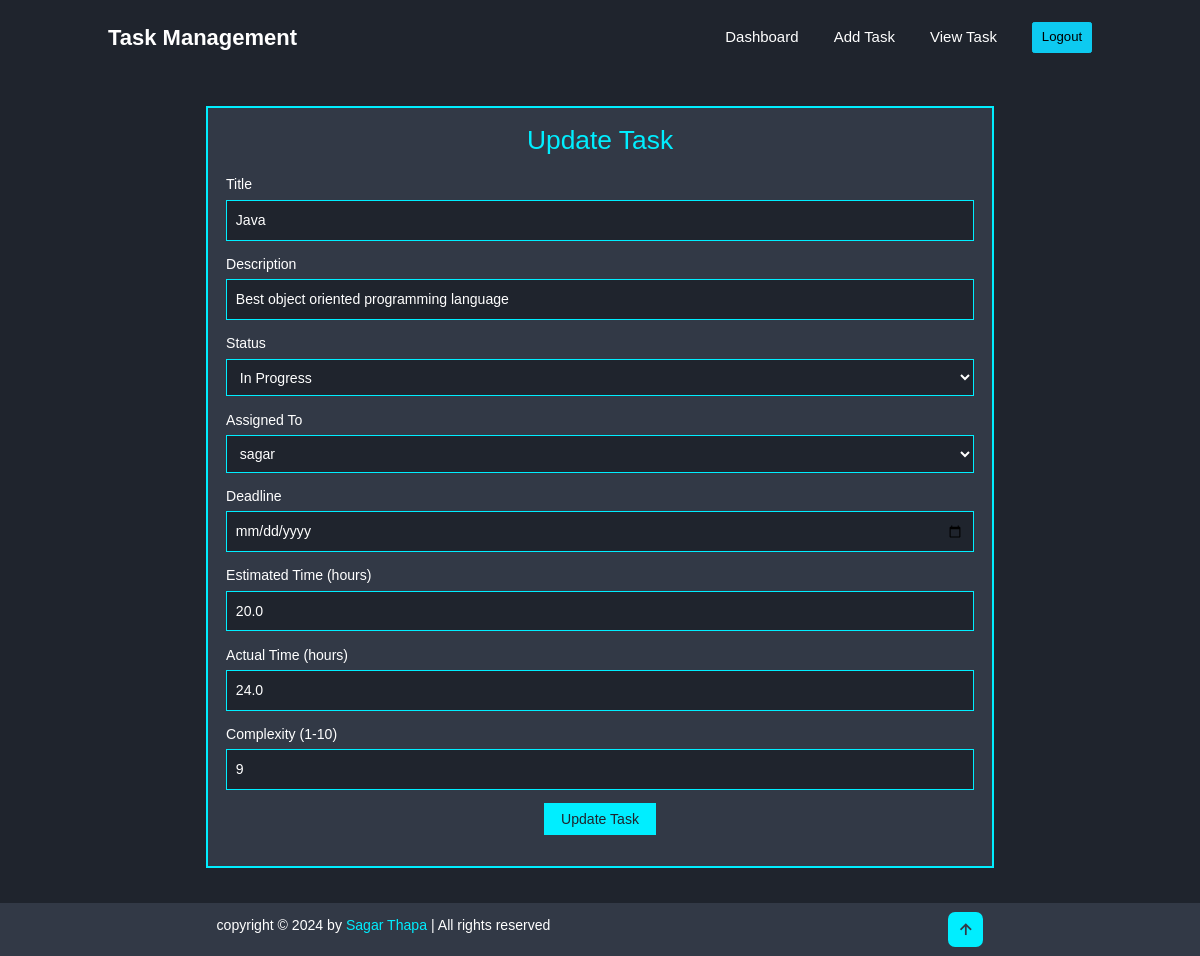
Screenshot of /update/2/ (signed in) with the database file from the repository.
### main/models.py (models this page shows, shortened)
class Task(models.Model):
    STATUS_CHOICES = [
        ('open', 'Open'),
        ('inprogress', 'In Progress'),
        ('completed', 'Completed'),
    ]
    title = models.CharField(max_length=200)
    desc = models.TextField()
    status = models.CharField(max_length=20, choices=STATUS_CHOICES, default='open')
    assigned_to = models.ForeignKey(User, on_delete=models.CASCADE)
    deadline = models.DateField()
    estimated_time = models.FloatField()  # Estimated time to complete the task
    actual_time = models.FloatField(null=True, blank=True)  # Actual time taken to complete the task
    complexity = models.IntegerField()  # Task complexity (e.g., scale 1-10)
    isDelete = models.BooleanField(default=False)

### main/views.py (the view, shortened to what this page needs)
# urls.py: path('update/<int:id>/', update_data, name='update_data'),
@login_required(login_url='log_in')
def update_data(request, id):
    task = Task.objects.get(id=id)
    users = User.objects.all()
    return render(request, 'update.html', {'data': task, 'users': users})

### main/templates/update.html (shortened to what this page needs)
<!DOCTYPE html>
<html lang="en">
<head>
    {% load static %}
    <link href='https://unpkg.com/boxicons@2.1.4/css/boxicons.min.css' rel='stylesheet'>
    <link rel="stylesheet" href="//cdn.jsdelivr.net/npm/alertifyjs@1.13.1/build/css/alertify.min.css"/>
    <link href="https://cdn.jsdelivr.net/npm/bootstrap@5.0.2/dist/css/bootstrap.min.css" rel="stylesheet">
    <link rel="stylesheet" href="{% static 'css/dashboard.css' %}">
</head>
<body>
    <header class="header">
        <a href="#" class="logo">Task Management</a>
        <navbar class="navbar">
            <a href="{% url 'dashboard' %}">Dashboard</a>
            <a href="{% url 'addTask' %}">Add Task</a>
            <a href="{% url 'viewTask' %}">View Task</a>
            <a href="{% url 'log_out' %}"><button style="font-size: 1.5rem;" type="button" class="btn btn-info py-2 px-3">Logout</button></a>
        </navbar>
    </header>
    <section class="update-task">
        <div class="form-container">
            <h1>Update Task</h1>
            <form action="{% url 'update_data' data.id %}" method="POST">
                <div class="form-group">
                    <label for="title">Title</label>
                    <input type="text" id="title" value="{{ data.title }}" name="title" required>
                </div>
                <div class="form-group">
                    <label for="description">Description</label>
                    <input type="text" id="description" value="{{ data.desc }}" name="desc" required>
                </div>
                <div class="form-group">
                    <label for="status">Status</label>
                    <select id="status" name="status" required>
                        <option value="inprogress" {% if data.status == 'inprogress' %}selected{% endif %}>In Progress</option>
                    </select>
                </div>
                <div class="form-group">
                    <label for="assigned_to">Assigned To</label>
                    <select id="assigned_to" name="assigned_to" required>
                        {% for user in users %}
                            <option value="{{ user.id }}" {% if user.id == data.assigned_to.id %}selected{% endif %}>{{ user.username }}</option>
                        {% endfor %}
                    </select>
                </div>
                <div class="form-group">
                    <label for="deadline">Deadline</label>
                    <input type="date" id="deadline" value="{{ data.deadline }}" name="deadline" required>
                </div>
                <div class="form-group">
                    <label for="estimated_time">Estimated Time (hours)</label>
                    <input type="number" step="0.1" id="estimated_time" value="{{ data.estimated_time }}" name="estimated_time" required>
                </div>
                <div class="form-group">
                    <label for="actual_time">Actual Time (hours)</label>
                    <input type="number" step="0.1" id="actual_time" value="{{ data.actual_time }}" name="actual_time">
                </div>
                <div class="form-group">
                    <label for="complexity">Complexity (1-10)</label>
                    <input type="number" id="complexity" value="{{ data.complexity }}" name="complexity" min="1" max="10" required>
                </div>
                <div class="form-group update-task-btn">
                    <input type="submit" value="Update Task">
                </div>
            </form>
        </div>
    </section>
    <footer class="footer">
        <div class="footer-text">
            <p>copyright &copy; 2024 by <span>Sagar Thapa</span> | All rights reserved</p>
        </div>
        <div class="footer-iconTop">
            <a href="#home"><i class='bx bx-up-arrow-alt'></i></a>
        </div>
    </footer>
</body>
</html>

### main/static/css/dashboard.css (style rules this page uses)
* { margin: 0; padding: 0; box-sizing: border-box; font-family: 'Poppins', sans-serif; text-decoration: none; scroll-behavior: smooth; outline: none; border: none; }
:root { --bg-color: #1f242d; --second-bgcolor: #323946; --text-color: white; --main-color: #0ef; }
html { font-size: 62.5%; overflow-x: hidden; }
body { background: var(--bg-color); color: var(--text-color); }
a { text-decoration: none; }
.header { display: flex; position: fixed; top: 0; left: 0; width: 100%; padding: 2rem 9%; background: var(--bg-color); justify-content: space-between; align-items: center; z-index: 100; }
.logo { color: var(--text-color); font-size: 2.5rem; font-weight: 600; cursor: default; }
.navbar a { font-size: 1.7rem; color: var(--text-color); margin-left: 4rem; transition: 0.3s; }
section { min-height: 100vh; padding: 10rem 9% 2rem; }
span { color: var(--main-color); }
.footer { display: flex; justify-content: space-around; align-items: center; flex-wrap: wrap; padding: 2rem 9%; background-color:#484e58; }
.footer-text p { font-size: 1.6rem; }
.footer-iconTop a { display: inline-flex; justify-content: center; align-items: center; padding: .8rem; background-color: var(--main-color); border-radius: .8rem; transition: .3s ease; }
.footer-iconTop a i { font-size: 2.4rem; color: var(--second-bgcolor); }
@media (max-width: 1200px) { html { font-size: 55%; } }

### main/templates/update.html (style rules this page uses)
* { margin: 0; padding: 0; box-sizing: border-box; font-family: 'Poppins', sans-serif; text-decoration: none; scroll-behavior: smooth; outline: none; border: none; }
:root { --bg-color: #1f242d; --second-bgcolor: #323946; --text-color: white; --main-color: #0ef; }
.update-task { display: flex; justify-content: center; align-items: center; width: 100%; }
.form-container { width: 80%; max-width: 800px; background: var(--second-bgcolor); padding: 2rem; border: 2px solid var(--main-color); margin-top: 2rem; margin-bottom: 2rem; }
.form-container h1 { text-align: center; margin-bottom: 2rem; color: var(--main-color); font-size: 3rem; }
.form-group { margin-bottom: 1.5rem; }
.form-group label { display: block; margin-bottom: 0.5rem; color: var(--text-color); font-size: 1.6rem; }
.form-group input, .form-group select { width: 100%; padding: 1rem; background: var(--bg-color); color: var(--text-color); font-size: 1.6rem; border: 1px solid var(--main-color); }
.update-task-btn { display: flex; justify-content: center; }
.form-group input[type="submit"] { background: var(--main-color); color: var(--bg-color); cursor: pointer; padding: 0.5rem 1rem; border: 1px solid var(--main-color); display: inline-block; width: 15% !important; }
.footer { background: var(--second-bgcolor); padding: 1rem 2rem; text-align: center; }
.footer-text { color: var(--text-color); }
.footer-iconTop a { color: var(--main-color); font-size: 2rem; }

### rows the page displays
Task: title "Java", desc "Best object oriented programming language", status "In Progress", assigned_to "sagar", estimated_time "20.0", actual_time "24.0", complexity "9"
